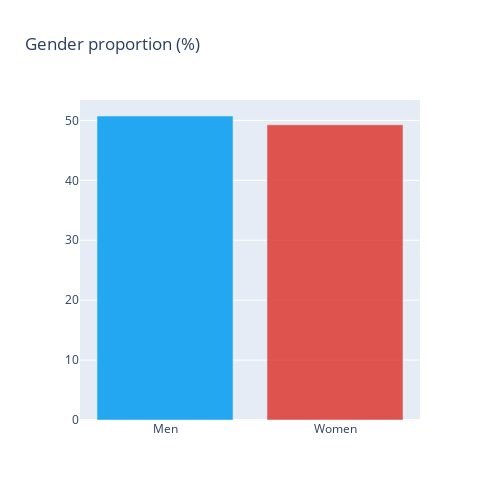

Write notebook code for a chart like this one.
### Code cell
target1 = clients_df [clients_df ['sex'] == 'Male'].shape [0]
target0 = clients_df [clients_df ['sex'] == 'Female'].shape [0]

trace0 = go.Bar (
    x = ['Men', 'Women'],
    y = [target1/ (target1 + target0) *100, target0/ (target1 + target0) *100], 
    marker = dict (color=['rgba(34, 167, 240, 1)', 'rgba(222,45,38,0.8)']
                  ),
) 
data = [trace0]
layout = go.Layout (title = 'Gender proportion (%)', autosize= False, width= 500, height= 500,
                    )
fig = go.Figure (data=data, layout = layout)
#plotly.offline.iplot()
py.iplot (fig, filename = 'test')

### Figure 1 — Plotly figure (JSON) as saved in the notebook; plotly's stock layout.template omitted (floating-point values rounded to 4 significant figures)
{"data": [{"marker": {"color": ["rgba(34, 167, 240, 1)", "rgba(222,45,38,0.8)"]}, "type": "bar", "x": ["Men", "Women"], "y": [50.74, 49.26]}], "layout": {"autosize": false, "height": 500, "title": {"text": "Gender proportion (%)"}, "width": 500}}
